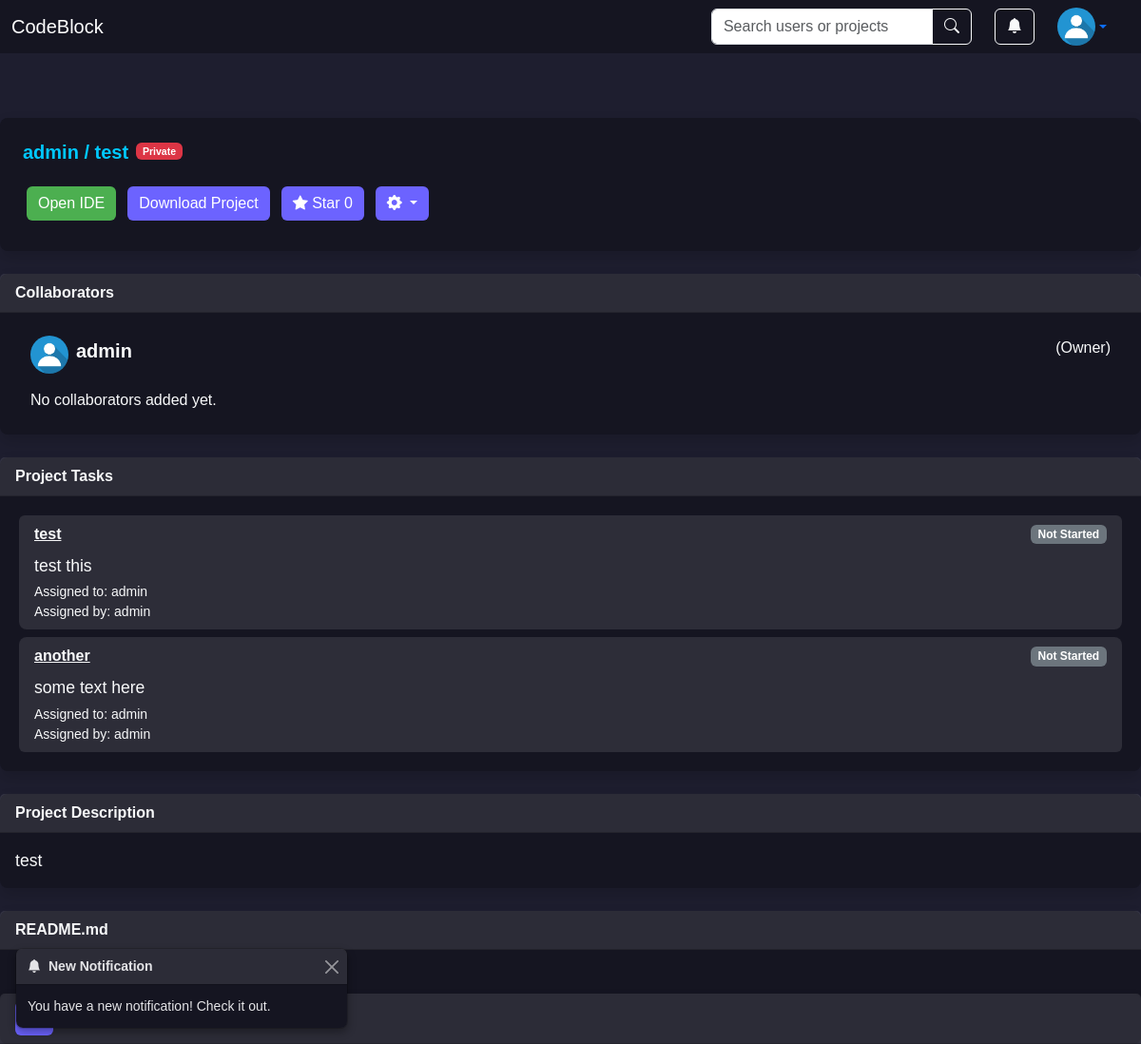
The page /project/admin/1/ (signed in) on the database its author committed.
### user/models.py (models this page shows, shortened)
class CustomUser(AbstractUser):
    profile_picture = models.ImageField(upload_to='profile_pictures/', null=True, blank=True)
    following = models.ManyToManyField('self', symmetrical=False, related_name='followers', blank=True)
    bio = models.TextField(null=True, blank=True)
    activity_log = models.JSONField(default=dict, blank=True)
    project_dir = models.CharField(max_length=512, null=True, blank=True)
    default_mem_limit = models.CharField(max_length=10, default='512m',
                                         help_text="Default memory limit for Docker containers.")
    default_memswap_limit = models.CharField(max_length=10, default='1g',
                                             help_text="Memory + swap limit for Docker containers.")
    default_cpus = models.DecimalField(max_digits=3, decimal_places=2, default=0.5,
                                       help_text="Number of CPUs allocated for Docker containers.")
    default_cpu_shares = models.PositiveIntegerField(default=512,
                                                     help_text="Relative CPU weight for Docker containers.")

### project/models.py (models this page shows, shortened)
class Project(models.Model):
    THEME_CHOICES = [
        ('default', 'Light Mode'),
        ('eclipse', 'Eclipse'),
        ('material', 'Material'),
        ('cobalt', 'Cobalt'),
        ('monokai', 'Monokai'),
        ('dracula', 'Dracula'),
    ]
    SYNTAX_CHOICES = [
        ('auto', 'Auto Detect'),
        ('plain', 'Plain Text'),
        ('python', 'Python'),
        ('javascript', 'JavaScript'),
        ('html', 'HTML'),
        ('css', 'CSS'),
        ('java', 'Java'),
        ('c', 'C'),
        ('cpp', 'C++'),
        ('php', 'PHP'),
        ('ruby', 'Ruby'),
        ('swift', 'Swift'),
        ('go', 'Go'),
        ('rust', 'Rust'),
        ('typescript', 'TypeScript'),
    ]
    user = models.ForeignKey(settings.AUTH_USER_MODEL, on_delete=models.CASCADE)
    project_name = models.CharField(max_length=100)
    project_path = models.CharField(max_length=100)
    project_description = TextField(blank=True, null=True)
    selected_theme = models.CharField(max_length=20, choices=THEME_CHOICES, default='default')
    selected_syntax = models.CharField(max_length=20, choices=SYNTAX_CHOICES, default='auto')
    is_public = models.BooleanField(default=False)
    likes = models.PositiveIntegerField(default=0)
    liked_by = models.ManyToManyField(settings.AUTH_USER_MODEL, related_name='liked_projects', blank=True)
    modified_at = models.DateTimeField(auto_now=True)
    created_at = models.DateTimeField(auto_now_add=True)
    collaborators = models.ManyToManyField(settings.AUTH_USER_MODEL, related_name='collaborating_projects', blank=True)

class Task(models.Model):
    STATUS_CHOICES = [
        ('not_started', 'Not Started'),
        ('in_progress', 'In Progress'),
        ('completed', 'Completed'),
    ]
    project = models.ForeignKey('Project', on_delete=models.CASCADE, related_name='tasks')
    assigned_to = models.ForeignKey(settings.AUTH_USER_MODEL, on_delete=models.CASCADE, related_name='tasks')
    assigned_by = models.ForeignKey(settings.AUTH_USER_MODEL, on_delete=models.CASCADE, related_name='tasks_assigned_by')
    title = models.CharField(max_length=100)
    description = models.TextField(blank=True, null=True)
    status = models.CharField(max_length=20, choices=STATUS_CHOICES, default='not_started')
    created_at = models.DateTimeField(auto_now_add=True)
    updated_at = models.DateTimeField(auto_now=True)

### project/views.py (the view, shortened to what this page needs)
# urls.py: path('project/<str:username>/<int:project_id>/', ProjectView.as_view(), name='project'),
class ProjectView(TemplateView):
    template_name = 'project.html'
    def get(self, request, *args, **kwargs):
        project_id = kwargs.get('project_id')
        current_project = Project.objects.filter(id=project_id).first() if project_id else Project.objects.order_by(
            '-modified_at').first()
        if not current_project:
            return redirect('personal_profile')
        project_tree = get_project_tree(current_project.project_path)
        readme_content = "<p>No README file available.</p>"
        readme_path = os.path.join(current_project.project_path, "README.md")
        if os.path.exists(readme_path):
            with open(readme_path, "r", encoding="utf-8") as readme_file:
                readme_content = markdown.markdown(readme_file.read())
        if isinstance(request.user, AnonymousUser):
            following_users = followers_users = chat_rooms = all_users = []
            unread_notifications = None
        else:
            following_users = request.user.following.all()
            followers_users = request.user.followers.all()
            chat_rooms = ChatRoom.objects.filter(participants=request.user)
            all_users = (following_users | followers_users).distinct()
            unread_notifications = Notification.objects.filter(user=request.user, is_read=False)
        context = {
            'current_project': current_project,
            'project_tree': project_tree,
            'readme_content': readme_content,
            'tasks': current_project.tasks.all(),
            'recent_chats': chat_rooms,
            'all_users': all_users,
            'all_messages': Message.objects.filter(room__in=chat_rooms).order_by('timestamp'),
            'unread_notifications': unread_notifications
        }
        return render(request, self.template_name, context)

### project/templates/project.html (shortened to what this page needs)
{% extends 'base.html' %}
{% block extra_head %}
{% load static %}
<link rel="stylesheet" type="text/css" href="{% static 'project.css' %}">
{% endblock %}
{% block content %}
<div class="mb-4">
    <div class="card shadow border-0">
        <div class="text-light m-4">
            <div class="d-flex flex-wrap justify-content-start">
                <h3 class="card-title mb-4">
                    <a href="{% url 'profile' current_project.user.username %}" class="card-title">
                        {{ current_project.user.username }}
                    </a>
                    /
                    <a href="{% url 'project' username=current_project.user.username project_id=current_project.id %}"
                       class="card-title">
                        {{ current_project.project_name }}
                    </a>
                </h3>
                <p class="text-light small ms-2">
                    {% if current_project.is_public %}
                    <span class="badge bg-primary">Public</span>
                    {% else %}
                    <span class="badge bg-danger">Private</span>
                    {% endif %}
                </p>
            </div>
            <div class="d-flex flex-wrap justify-content-start">
                <a href="{% url 'ide' username=current_project.user.username project_id=current_project.id %}"
                   class="btn btn-primary mx-1 mb-2">
                    Open IDE
                </a>
                <form method="post"
                      action="{% url 'ide' username=current_project.user.username project_id=current_project.id %}"
                      class="ms-1">
                    <button type="submit" class="btn btn-secondary mx-1 mb-2" name="download_project">Download Project
                    </button>
                </form>
                {% if user.is_authenticated %}
                <form method="post"
                      action="{% url 'project' username=current_project.user.username project_id=current_project.id %}"
                      class="mx-1">
                    <button type="submit" name="toggle_like" class="btn btn-secondary mx-1 mb-2">
                        <i class="bi bi-star-fill"></i>
                        {% if user in current_project.liked_by.all %}
                        Starred {{ current_project.likes }}
                        {% else %}
                        Star {{ current_project.likes }}
                        {% endif %}
                    </button>
                </form>
                {% endif %}
                {% if request.user == current_project.user %}
                <div class="dropdown">
                    <button class="btn btn-secondary dropdown-toggle mx-1 mb-2" type="button" id="settingsDropdown"
                            data-bs-toggle="dropdown" aria-expanded="false">
                        <i class="bi bi-gear-fill"></i>
                    </button>
                </div>
                {% endif %}
            </div>
        </div>
    </div>
</div>
<div class="mb-4">
    <div class="card shadow border-0">
        <div class="card-header text-light">
            Collaborators
        </div>
        <div class="card-body text-light">
            <ul class="list-group list-group-flush">
                <li class="list-group-item bg-transparent text-light d-flex align-items-center">
                    <img src="{{ current_project.user.profile_picture.url }}" alt="Profile"
                         class="profile-image rounded-circle me-2" style="width: 40px; height: 40px;">
                    <div class="d-flex justify-content-between w-100">
                        <a href="{% url 'profile' current_project.user.username %}"
                           class="card-title text-decoration-none text-light fs-5">
                            {{ current_project.user.username }}
                        </a>
                        <span class="text-light ms-2">(Owner)</span>
                    </div>
                </li>
                {% for collaborator in current_project.collaborators.all %}
                <li class="list-group-item bg-transparent text-light d-flex align-items-center">
                    <img src="{{ collaborator.profile_picture.url }}" alt="Profile"
                         class="profile-image rounded-circle me-2" style="width: 40px; height: 40px;">
                    <div class="d-flex justify-content-between w-100">
                        <a href="{% url 'public_profile' collaborator.username %}"
                           class="card-title text-decoration-none text-light fs-5">
                            {{ collaborator.username }}
                        </a>
                        {% if request.user == current_project.user %}
                        <form method="post" class="m-0">
                            {% csrf_token %}
                            <input type="hidden" name="collaborator_id" value="{{ collaborator.id }}">
                            <button type="submit" name="remove_collaborator" class="btn btn-danger btn-sm">Remove
                            </button>
                        </form>
                        {% endif %}
                    </div>
                </li>
                {% empty %}
                <li class="list-group-item bg-transparent text-light">No collaborators added yet.</li>
                {% endfor %}
            </ul>
        </div>
    </div>
</div>
<div class="mb-4">
    <div class="card shadow border-0">
        <div class="card-header text-light">Project Tasks</div>
        <div class="card-body text-light">
            {% if tasks %}
            <ul class="list-group">
                {% for task in tasks %}
                <li class="list-group-item m-1" style="background-color: rgba(255, 255, 255, 0.1);">
                    <div class="d-flex justify-content-between align-items-center mb-2">
                        <a href="#"
                           class="text-light"
                           data-bs-toggle="modal"
                           data-bs-target="#updateTaskModal"
                           data-task-id="{{ task.id }}"
                           data-task-title="{{ task.title }}"
                           data-task-description="{{ task.description }}"
                           data-task-status="{{ task.status }}">
                            <strong>{{ task.title }}</strong>
                        </a>
                        <span class="badge bg-secondary">{{ task.get_status_display }}</span>
                    </div>
                    <p class="mb-1 text-light">{{ task.description }}</p>
                    <div class="small text-light">
                        Assigned to: {{ task.assigned_to.username }} <br>
                        Assigned by: {{ task.assigned_by.username }}
                    </div>
                </li>
                {% endfor %}
            </ul>
            {% else %}
            <div class="text-center">
                <p class="text-light">No tasks have been assigned to this project yet.</p>
            </div>
            {% endif %}
        </div>
    </div>
</div>
<div class="mb-4">
    <div class="card shadow border-0">
        <div class="card-header text-light">
            Project Description
        </div>
        <div class="card-body text-light">
            <p class="mb-0">{{ current_project.project_description }}</p>
        </div>
    </div>
</div>
<div class="mb-4">
    <div class="card shadow border-0">
        <div class="card-header text-light">
            README.md
        </div>
        <div class="card-body text-light">
            <p class="mb-0">{{ readme_content|safe }}</p>
        </div>
    </div>
</div>
{% endblock %}

### home/templates/base.html (shortened to what this page needs)
<!DOCTYPE html>
<html lang="en">
<head>
    <link href="https://cdn.jsdelivr.net/npm/bootstrap@5.3.2/dist/css/bootstrap.min.css" rel="stylesheet">
    <link href="https://cdn.jsdelivr.net/npm/bootstrap-icons/font/bootstrap-icons.css" rel="stylesheet">
    {% load static %}
    <link rel="stylesheet" type="text/css" href="{% static 'base.css' %}">
    <link rel="stylesheet" type="text/css" href="{% static 'base.js' %}">
    {% block extra_head %}{% endblock %}
</head>
<body>
<nav class="navbar fixed-top navbar-expand-lg navbar-dark">
    <div class="container-fluid">
        <a class="navbar-brand" href="{% url 'home' %}">
            CodeBlock
        </a>
        <div class="collapse navbar-collapse" id="navbarContent">
            <div class="ms-auto">
                <form class="d-flex me-4" action="{% url 'search' %}" method="get">
                    <div class="input-group">
                        <input class="form-control" type="search" name="query" placeholder="Search users or projects"
                               aria-label="Search">
                        <button class="btn btn-outline-light" type="submit">
                            <i class="bi bi-search"></i>
                        </button>
                    </div>
                </form>
            </div>
            {% if user.is_authenticated %}
            <div class="dropdown me-4">
                <button class="btn btn-outline-light" id="notificationsDropdown" data-bs-toggle="modal"
                        data-bs-target="#notificationsModal">
                    <i class="bi bi-bell-fill"></i>
                </button>
            </div>
            {% endif %}
            <div class="dropdown me-4">
                {% if user.is_authenticated %}
                <a href="{% url 'profile' username=user.username %}"
                   class="d-flex align-items-center dropdown-toggle" id="userDropdown" data-bs-toggle="dropdown"
                   aria-expanded="false">
                    <img src="{{ user.profile_picture.url }}" alt="Profile Picture" width="40" height="40"
                         class="rounded-circle">
                </a>
                {% else %}
                <a href="{% url 'login' %}" class="btn btn-outline-light me-2">Sign In</a>
                <a href="{% url 'register' %}" class="btn btn-light">Sign Up</a>
                {% endif %}
            </div>
        </div>
    </div>
</nav>
<div class="toast-container position-fixed bottom-0 start-0 p-3">
    <div id="newNotificationToast" class="toast" role="alert" aria-live="assertive" aria-atomic="true">
        <div class="toast-header">
            <i class="bi bi-bell-fill me-2"></i>
            <strong class="me-auto">New Notification</strong>
            <button type="button" class="btn-close btn-close-white" data-bs-dismiss="toast" aria-label="Close"></button>
        </div>
        <div class="toast-body">
            You have a new notification! Check it out.
        </div>
    </div>
</div>
<main class="main-content pt-5">
    {% block content %}{% endblock %}
</main>
{% if user.is_authenticated %}
<div class="chat-box">
    <div class="card">
        <div class='card-header'>
            <button class="btn btn-secondary" type="button" data-bs-toggle="collapse"
                    data-bs-target="#chatCardCollapse, #mainChatCard" id="toggleButton">
            </button>
        </div>
    </div>
</div>
{% endif %}
</body>
</html>

### rows shown on the page
CustomUser: profile_picture (placeholder picture)
Project: user.username "admin", project_name "test", likes "0", user.profile_picture (placeholder picture), project_description "test"
Task: title "test", status "Not Started", description "test this", assigned_to.username "admin", assigned_by.username "admin"
Task: title "another", status "Not Started", description "some text here", assigned_to.username "admin", assigned_by.username "admin"
